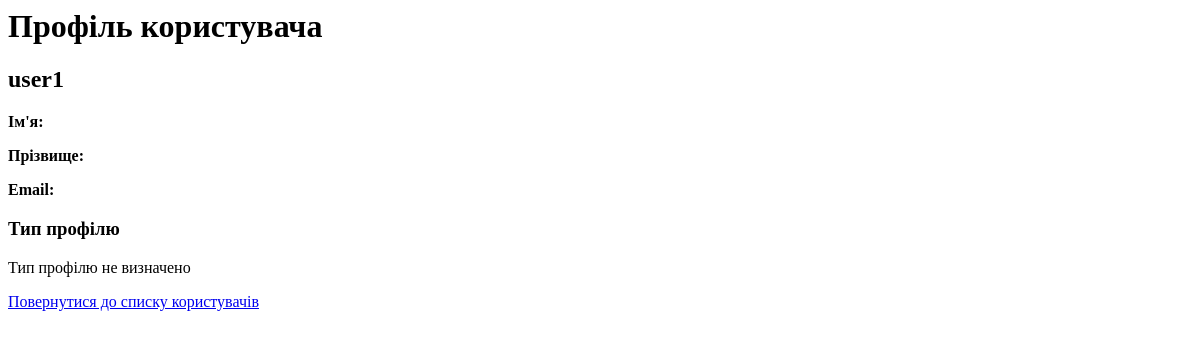
The page /user/2/ on the database as committed earlier.
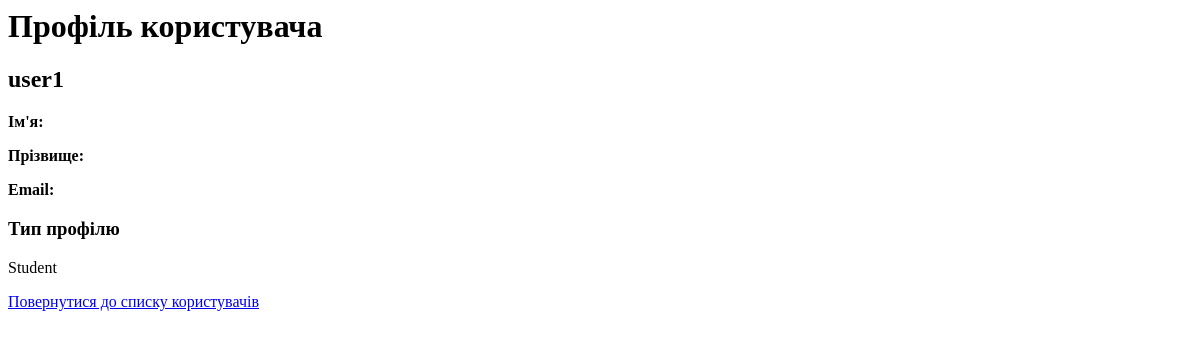
The same page on the database as committed later.
### portal/models.py (models this page shows, shortened)
class ProfileType(models.Model):
    USER_TYPE_CHOICES = [
        ('teacher', 'Teacher'),
        ('student', 'Student'),
    ]
    user = models.OneToOneField(User, on_delete=models.CASCADE, related_name='profile_type')
    user_type = models.CharField(max_length=10, choices=USER_TYPE_CHOICES)

### portal/views.py (the view)
# urls.py: path('user/<int:pk>/', views.UserProfileView.as_view(), name='an_user_profile'),
class UserProfileView(DetailView):
    model = User
    template_name = 'portal/users/an_user_profile.html'
    context_object_name = 'user_profile'
    def get_context_data(self, **kwargs):
        context = super().get_context_data(**kwargs)
        context['profile_type'] = ProfileType.objects.filter(user=self.object).first()
        return context

### templates/portal/users/an_user_profile.html
<h1>Профіль користувача</h1>
    <div>
        <h2>{{ user_profile.username }}</h2>
        <p><strong>Ім'я:</strong> {{ user_profile.first_name }}</p>
        <p><strong>Прізвище:</strong> {{ user_profile.last_name }}</p>
        <p><strong>Email:</strong> {{ user_profile.email }}</p>
    </div>
    <div>
        <h3>Тип профілю</h3>
        {% if profile_type %}
            <p>{{ profile_type.get_user_type_display }}</p>
        {% else %}
            <p>Тип профілю не визначено</p>
        {% endif %}
    </div>
    <a href="{% url 'user_list' %}">Повернутися до списку користувачів</a>

Rows that differ between the two databases and show on the page:
added ProfileType: user_type "Student"
Other text that changed with them:
text no longer shown: "Тип профілю не визначено"
